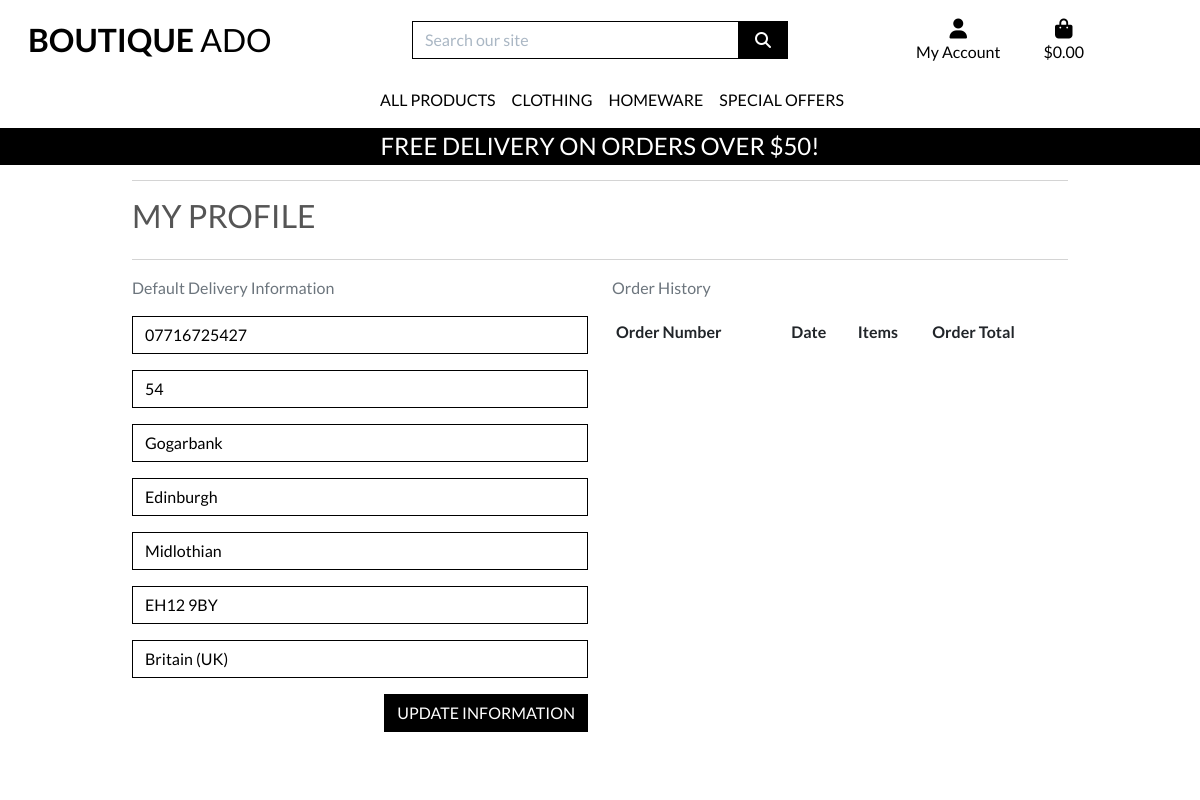
The page /profile/ (signed in) on the database as committed earlier.
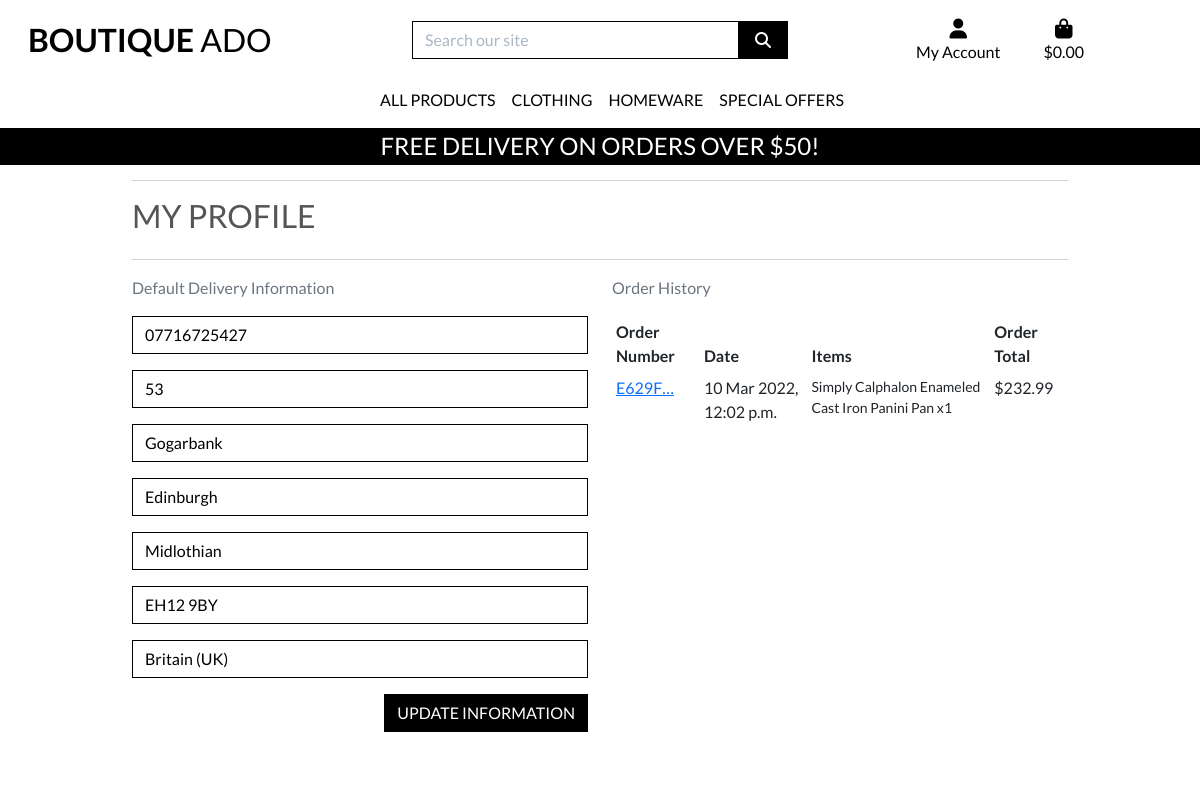
The same page on the database as committed later.
### profiles/models.py (models this page shows, shortened)
class UserProfile(models.Model):
    user = models.OneToOneField(User, on_delete=models.CASCADE)
    default_phone_number = models.CharField(max_length=20, null=False, blank=False)
    default_street_address1 = models.CharField(max_length=80, null=False, blank=False)
    default_street_address2 = models.CharField(max_length=80, null=True, blank=True)
    default_town_or_city = models.CharField(max_length=40, null=False, blank=False)
    default_county = models.CharField(max_length=80, null=True, blank=True)
    default_postcode = models.CharField(max_length=20, null=True, blank=True)
    default_country = CountryField(blank_label='Country', null=False, blank=False)

### checkout/models.py (models this page shows, shortened)
class Order(models.Model):
    order_number = models.CharField(max_length=32, null=False, editable=False)
    user_profile = models.ForeignKey(UserProfile, on_delete=models.SET_NULL,
                                     null=True, blank=False, related_name='orders')
    full_name = models.CharField(max_length=50, null=False, blank=False)
    email = models.EmailField(max_length=254, null=False, blank=False)
    phone_number = models.CharField(max_length=20, null=False, blank=False)
    country = CountryField(blank_label='Country', null=False, blank=False)
    postcode = models.CharField(max_length=20, null=True, blank=True)
    town_or_city = models.CharField(max_length=40, null=False, blank=False)
    street_address1 = models.CharField(max_length=80, null=False, blank=False)
    street_address2 = models.CharField(max_length=80, null=True, blank=True)
    county = models.CharField(max_length=80, null=True, blank=True)
    date = models.DateTimeField(auto_now_add=True)
    delivery_cost = models.DecimalField(max_digits=6, decimal_places=2, null=False, default=0)
    order_total = models.DecimalField(max_digits=10, decimal_places=2, null=False, default=0)
    grand_total = models.DecimalField(max_digits=10, decimal_places=2, null=False, default=0)
    original_bag = models.TextField(null=False, blank=False, default='')
    stripe_pid = models.CharField(max_length=254, null=False, blank=False, default='')

class OrderLineItem(models.Model):
    order = models.ForeignKey(Order, null=False, blank=False, on_delete=models.CASCADE, related_name='lineitems')
    product = models.ForeignKey(Product, null=False, blank=False, on_delete=models.CASCADE)
    product_size = models.CharField(max_length=2, null=True, blank=True)  # XS, S, M, L, XL
    quantity = models.IntegerField(null=False, blank=False, default=0)
    lineitem_total = models.DecimalField(max_digits=6, decimal_places=2, null=False, blank=False, editable=False)

### products/models.py (models this page shows, shortened)
class Product(models.Model):
    category = models.ForeignKey('Category', null=True, blank=True, on_delete=models.SET_NULL)
    sku = models.CharField(max_length=254, null=True, blank=True)
    name = models.CharField(max_length=254)
    description = models.TextField()
    has_sizes = models.BooleanField(default=False, null=True, blank=True)
    price = models.DecimalField(max_digits=6, decimal_places=2)
    rating = models.DecimalField(max_digits=6, decimal_places=2, null=True, blank=True)
    image_url = models.URLField(max_length=1024, null=True, blank=True)
    image = models.ImageField(null=True, blank=True)

### profiles/views.py (the view)
# urls.py: path('profile/', include('profiles.urls')),
def profile(request):
    profile = get_object_or_404(UserProfile, user=request.user)
    if request.method == 'POST':
        form = UserProfileForm(request.POST, instance=profile)
        if form.is_valid():
            form.save()
            messages.success(request, 'Profile updated successfully')
    form = UserProfileForm(instance=profile)
    orders = profile.orders.all()
    template = 'profiles/profile.html'
    context = {
        'form': form,
        'orders': orders,
        'on_profile_page': True,
    }
    return render(request, template, context)

### profiles/forms.py
class UserProfileForm(forms.ModelForm):
    class Meta:
        model = UserProfile
        exclude = ('user',)
    def __init__(self, *args, **kwargs):
        super().__init__(*args, **kwargs)
        placeholders = {
            'default_phone_number': 'Phone Number',
            'default_postcode': 'Postal Code',
            'default_town_or_city': 'Town or City',
            'default_street_address1': 'Street Address 1',
            'default_county': 'County, State or Locality',
            'default_street_address2': 'Street Address 2',
        }
        self.fields['default_phone_number'].widget.attrs['autofocus'] = True
        for field in self.fields:
            if field != 'default_country':
                if self.fields[field].required:
                    placeholder = f'{placeholders[field]} *'
                else:
                    placeholder = placeholders[field]
                self.fields[field].widget.attrs['placeholder'] = placeholder
            self.fields[field].widget.attrs['class'] = 'border-black rounded-0 profile-form-input'
            self.fields[field].label = False

### bag/contexts.py (called while the page is built, shortened)
def bag_contents(request):
    bag_items = []
    total = 0
    product_count = 0
    bag = request.session.get('bag', {})
    if total < settings.FREE_DELIVERY_THRESHOLD:
        delivery = total * Decimal(settings.STANDARD_DELIVERY_PERCENTAGE / 100)
        free_delivery_delta = settings.FREE_DELIVERY_THRESHOLD - total
    else:
        delivery = 0
        free_delivery_delta = 0
    grand_total = delivery + total
    context = {
        'bag_items': bag_items,
        'total': total,
        'product_count': product_count,
        'delivery': delivery,
        'free_delivery_delta': free_delivery_delta,
        'free_delivery_threshold': settings.FREE_DELIVERY_THRESHOLD,
        'grand_total': grand_total,
    }
    return context

### profiles/templates/profiles/profile.html (shortened to what this page needs)
{% extends "base.html" %}
{% load static %}
{% block extra_css %}
    <link rel="stylesheet" href="{% static 'profiles/css/profile.css' %}">
{% endblock %}
{% block page_header %}
    <div class="container header-container">
    </div>
{% endblock %}
{% block content %}
    <div class="overlay"></div>
    <div class="container bm-2">
        <div class="row">
            <div class="col">
                <hr>
                <h2 class="logo-font mb-4">My Profile</h2>
                <hr>
            </div>
        </div>
        <div class="row">
            <div class="col-12 col-lg-6">
                <p class="text-muted">Default Delivery Information</p>
                <form action="{% url 'profile' %}" id="profile-update-form" class="mt-3" method="POST">
                    {{ form|crispy }}
                    <button class="btn btn-black rounded-0 text-uppercase float-right">Update Information</button>
                </form>
            </div>
            <div class="col-12 col-lg-6">
                <p class="text-muted">Order History</p>
                <div class="order-history table-responsive">
                    <table class="table table-sm table-borderless">
                        <thead>
                            <tr>
                                <th>Order Number</th>
                                <th>Date</th>
                                <th>Items</th>
                                <th>Order Total</th>
                            </tr>
                        </thead>
                        <tbody>
                            {% for order in orders %}
                                <tr>
                                    <td>
                                        <a href="{% url 'order_history' order.order_number %}"
                                        title="{{ order.order_number }}">
                                            {{ order.order_number|truncatechars:6 }}
                                        </a>
                                    </td>
                                    <td>{{ order.date }}</td>
                                    <td>
                                        <ul class="list-unstyled">
                                            {% for item in order.lineitems.all %}
                                                <li class="small">
                                                    {{ item.product.name }} x{{ item.quantity }}
                                                </li>
                                            {% endfor %}
                                        </ul>
                                    </td>
                                    <td>${{ order.grand_total }}</td>
                                </tr>
                            {% endfor %}
                        </tbody>
                    </table>
                </div>
            </div>
        </div>
{% endblock %}

### templates/base.html (shortened to what this page needs)
{% load static %}
<!doctype html>
<html lang="en">
  <head>
    {% block corecss %}
        <link href="https://cdn.jsdelivr.net/npm/bootstrap@5.1.3/dist/css/bootstrap.min.css" rel="stylesheet">
        <link rel="stylesheet" type="text/css" href="{% static 'css/base.css' %}">
    {% endblock %}
    {% block extra_css %}
    {% endblock %}
  </head>
  <body>
        <header class="container-fluid fixed-top">
            <div id="topnav" class="row bg-white pt-lg-2 d-none d-lg-flex">
                <div class="col-12 col-lg-4 my-auto py-1 py-lg-0 text-center text-lg-left">
                    <a href="{% url 'home' %}" class="nav-link main-logo-link">
                        <h2 class="logo-font text-black my-0"><strong>Boutique</strong> Ado</h2>
                    </a>
                </div>
                <div class="col-12 col-lg-4 my-auto py-1 py-lg-0">
                    <form method="GET" action="{% url 'products' %}">
                        <div class="input-group w-100">
                            <input class="form-control border border-black rounded-0" type="text" name="q" placeholder="Search our site">
                            <div class="input-group-append">
                                <button class="form-control btn btn-black border border-black rounded-0" type="submit">
                                    <span class="icon">
                                        <i class="fas fa-search"></i>
                                    </span>
                                </button>
                            </div>
                        </div>
                    </form>
                </div>
                <div class="col-12 col-lg-4 my-auto py-1 py-lg-0">
                    <ul class="list-inline list-unstyled text-center text-lg-right my-0">
                        <li class="list-inline-item dropdown">
                            <a class="text-black nav-link" href="#" id="user-options" data-toggle="dropdown" aria-haspopup="true" aria-expanded="false">
                                <div class="text-center">
                                    <div><i class="fas fa-user fa-lg"></i></div>
                                    <p class="my-0">My Account</p>
                                </div>
                            </a>
                        </li>
                        <li class="list-inline-item">
                            <a class="{% if grand_total %}text-info font-weight-bold{% else %}text-black{% endif %} nav-link" href="{% url 'view_bag' %}">
                                <div class="text-center">
                                    <div><i class="fas fa-shopping-bag fa-lg"></i></div>
                                    <p class="my-0">
                                        {% if grand_total %}
                                            ${{ grand_total|floatformat:2 }}
                                        {% else %}
                                            $0.00
                                        {% endif %}
                                    </p>
                                </div>
                            </a>
                        </li>
                    </ul>
                </div>
            </div>
            <div class="row bg-white">
                <nav class="navbar navbar-expand-lg navbar-light w-100">
                    {% include 'includes/main-nav.html' %}
                </nav>
            </div>
            <div id="delivery-banner" class="row text-center">
                <div class="col bg-black text-white">
                    <h4 class="logo-font my-1">Free delivery on orders over ${{ free_delivery_threshold }}!</h4>
                </div>
            </div>
        </header>
    {% block page_header %}
    {% endblock %}
    {% block content %}
    {% endblock %}
  </body>
</html>

### templates/includes/main-nav.html (shortened to what this page needs)
<div class="collapse navbar-collapse" id="main-nav">
    <ul class="navbar-nav w-auto mx-auto">
        <li class="nav-item dropdown">
            <a class="logo-font font-weight-bold nav-link text-black mr-5" href="#" id="all-products-link" data-toggle="dropdown" aria-haspopup="true" aria-expanded="false">
                All Products
            </a>
        </li>
        <li class="nav-item dropdown">
            <a class="logo-font font-weight-bold nav-link text-black mr-5" href="#" id="clothing-link" data-toggle="dropdown" aria-haspopup="true" aria-expanded="false">
                Clothing
            </a>
        </li>
        <li class="nav-item dropdown">
            <a class="logo-font font-weight-bold nav-link text-black mr-5" href="#" id="homeware-link" data-toggle="dropdown" aria-haspopup="true" aria-expanded="false">
                Homeware
            </a>
        </li>
        <li class="nav-item dropdown">
            <a class="logo-font font-weight-bold nav-link text-black" href="#" id="specials-link" data-toggle="dropdown" aria-haspopup="true" aria-expanded="false">
                Special Offers
            </a>
        </li>
    </ul>
</div>

### static/css/base.css (style rules this page uses)
html { height: 100%; }
body { background: url('/media/homepage_background_cropped.jpg') no-repeat center center fixed; background-size: cover; height: calc(100vh - 164px); color: #555; font-family: 'Lato'; }
.icon { align-items: center; display: inline-flex; justify-content: center; height: 1.5rem; width: 1.5rem; }
.logo-font { text-transform: uppercase; }
.main-logo-link { width: fit-content; }
.btn-black { background: black; color: white; }
.text-black { color: #000 !important; }
.border-black { border: 1px solid black !important; }
.overlay { height: 100%; width: 100%; top: 0; left: 0; position: fixed; background: white; z-index: -1; }
input[name='q']::placeholder { color: #aab7c4; }
.float-right { float: right; }
@media (min-width: 1200px) { .container { max-width: 80%; } }
@media (min-width: 992px) { .header-container { padding-top: 164px; } }

### profiles/static/profiles/css/profile.css (style rules this page uses)
#profile-update-form .form-control { color: black; }
#profile-update-form .form-group { padding-bottom: 1.0rem; }
#profile-update-form input::placeholder { color: #aab7c4; }
#id_default_country, #id_default_country option:not(:first-child) { color: #000; }

Rows that differ between the two databases and show on the page:
changed UserProfile "Gogarbank": default_street_address1 "54" → "53"
added Order: order_number "E629F…", date "10 Mar 2022, 12:02 p.m.", grand_total "232.99"
added OrderLineItem: product.name "Simply Calphalon Enameled Cast Iron Panini Pan", quantity "1"
